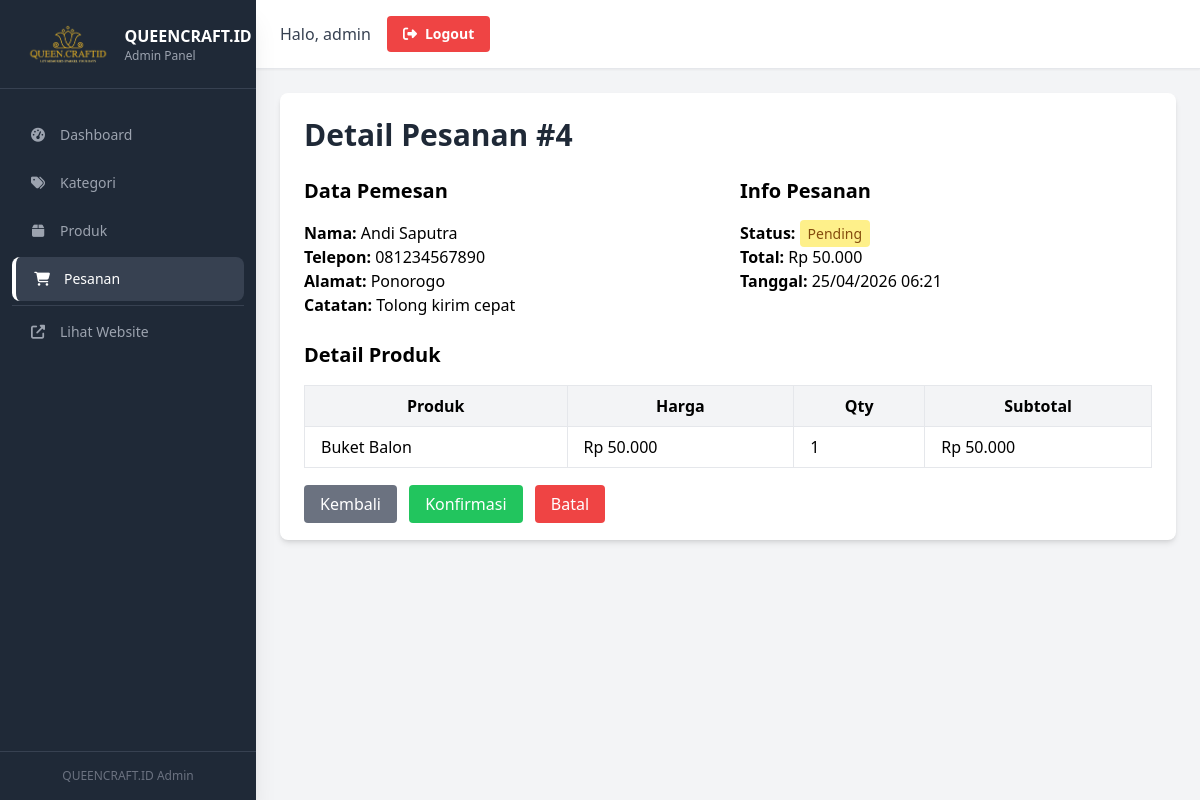
The page /admin/orders/view.php?id=4 (signed in) on the database its author committed.
### tables this page shows
CREATE TABLE `orders` (
  `id` int(11) NOT NULL,
  `customer_name` varchar(255) NOT NULL,
  `customer_phone` varchar(20) NOT NULL,
  `customer_address` text NOT NULL,
  `notes` text DEFAULT NULL,
  `items` longtext NOT NULL COMMENT 'JSON array of items: [{id, name, price, quantity}, ...]',
  `total_amount` decimal(10,2) NOT NULL,
  `status` enum('pending','confirmed','cancelled') NOT NULL DEFAULT 'pending',
  `created_at` timestamp NOT NULL DEFAULT current_timestamp(),
  `updated_at` timestamp NOT NULL DEFAULT current_timestamp() ON UPDATE current_timestamp()
);

### admin/orders/view.php (the view, shortened to what this page needs)
<?php
require_once '../../includes/db.php';
$order_id = $_GET['id'];
$stmt = $pdo->prepare("SELECT * FROM orders WHERE id = ?");
$stmt->execute([$order_id]);
$order = $stmt->fetch(PDO::FETCH_ASSOC);
$items = json_decode($order['items'], true);
require_once '../includes/admin-header.php';
?>
<div class="bg-white p-6 rounded-lg shadow-md">
    <h1 class="text-3xl font-bold text-gray-800 mb-6">Detail Pesanan #<?php echo $order['id']; ?></h1>
    <div class="grid grid-cols-1 md:grid-cols-2 gap-6 mb-6">
        <div>
            <h2 class="text-xl font-semibold mb-4">Data Pemesan</h2>
            <p><strong>Nama:</strong> <?php echo htmlspecialchars($order['customer_name']); ?></p>
            <p><strong>Telepon:</strong> <?php echo htmlspecialchars($order['customer_phone']); ?></p>
            <p><strong>Alamat:</strong> <?php echo nl2br(htmlspecialchars($order['customer_address'])); ?></p>
            <?php if ($order['notes']): ?>
                <p><strong>Catatan:</strong> <?php echo nl2br(htmlspecialchars($order['notes'])); ?></p>
            <?php endif; ?>
        </div>
        <div>
            <h2 class="text-xl font-semibold mb-4">Info Pesanan</h2>
            <p><strong>Status:</strong>
                <span class="px-2 py-1 rounded text-sm <?php
                    if ($order['status'] === 'pending') echo 'bg-yellow-200 text-yellow-800';
                    elseif ($order['status'] === 'confirmed') echo 'bg-green-200 text-green-800';
                    else echo 'bg-red-200 text-red-800';
                ?>">
                    <?php echo ucfirst($order['status']); ?>
                </span>
            </p>
            <p><strong>Total:</strong> Rp <?php echo number_format($order['total_amount'], 0, ',', '.'); ?></p>
            <p><strong>Tanggal:</strong> <?php echo date('d/m/Y H:i', strtotime($order['created_at'])); ?></p>
        </div>
    </div>
    <h2 class="text-xl font-semibold mb-4">Detail Produk</h2>
    <div class="overflow-x-auto">
        <table class="min-w-full bg-white border border-gray-300">
            <thead>
                <tr class="bg-gray-100">
                    <th class="py-2 px-4 border">Produk</th>
                    <th class="py-2 px-4 border">Harga</th>
                    <th class="py-2 px-4 border">Qty</th>
                    <th class="py-2 px-4 border">Subtotal</th>
                </tr>
            </thead>
            <tbody>
                <?php foreach ($items as $item): ?>
                    <tr>
                        <td class="py-2 px-4 border"><?php echo htmlspecialchars($item['name']); ?></td>
                        <td class="py-2 px-4 border">Rp <?php echo number_format($item['price'], 0, ',', '.'); ?></td>
                        <td class="py-2 px-4 border"><?php echo $item['quantity']; ?></td>
                        <td class="py-2 px-4 border">Rp <?php echo number_format($item['price'] * $item['quantity'], 0, ',', '.'); ?></td>
                    </tr>
                <?php endforeach; ?>
            </tbody>
        </table>
    </div>
    <div class="mt-6">
        <a href="index.php" class="bg-gray-500 hover:bg-gray-600 text-white px-4 py-2 rounded">Kembali</a>
        <?php if ($order['status'] === 'pending'): ?>
            <a href="confirm.php?id=<?php echo $order['id']; ?>" class="bg-green-500 hover:bg-green-600 text-white px-4 py-2 rounded ml-2" onclick="return confirm('Konfirmasi pesanan ini?')">Konfirmasi</a>
            <a href="cancel.php?id=<?php echo $order['id']; ?>" class="bg-red-500 hover:bg-red-600 text-white px-4 py-2 rounded ml-2" onclick="return confirm('Batalkan pesanan ini?')">Batal</a>
        <?php endif; ?>
    </div>
</div>
<?php require_once '../includes/admin-footer.php'; ?>

### rows shown on the page
orders: id "4", customer_name "Andi Saputra", customer_phone "081234567890", customer_address "Ponorogo", notes "Tolong kirim cepat", status "Pending", total_amount "50.000", created_at "25/04/2026 06:21"

### other values the page prints
$_SESSION['admin_username'] "admin"
$item['name'] "Buket Balon"
$item['price'] "50.000"
$item['quantity'] "1"
$item['price'] * $item['quantity'] "50.000"
